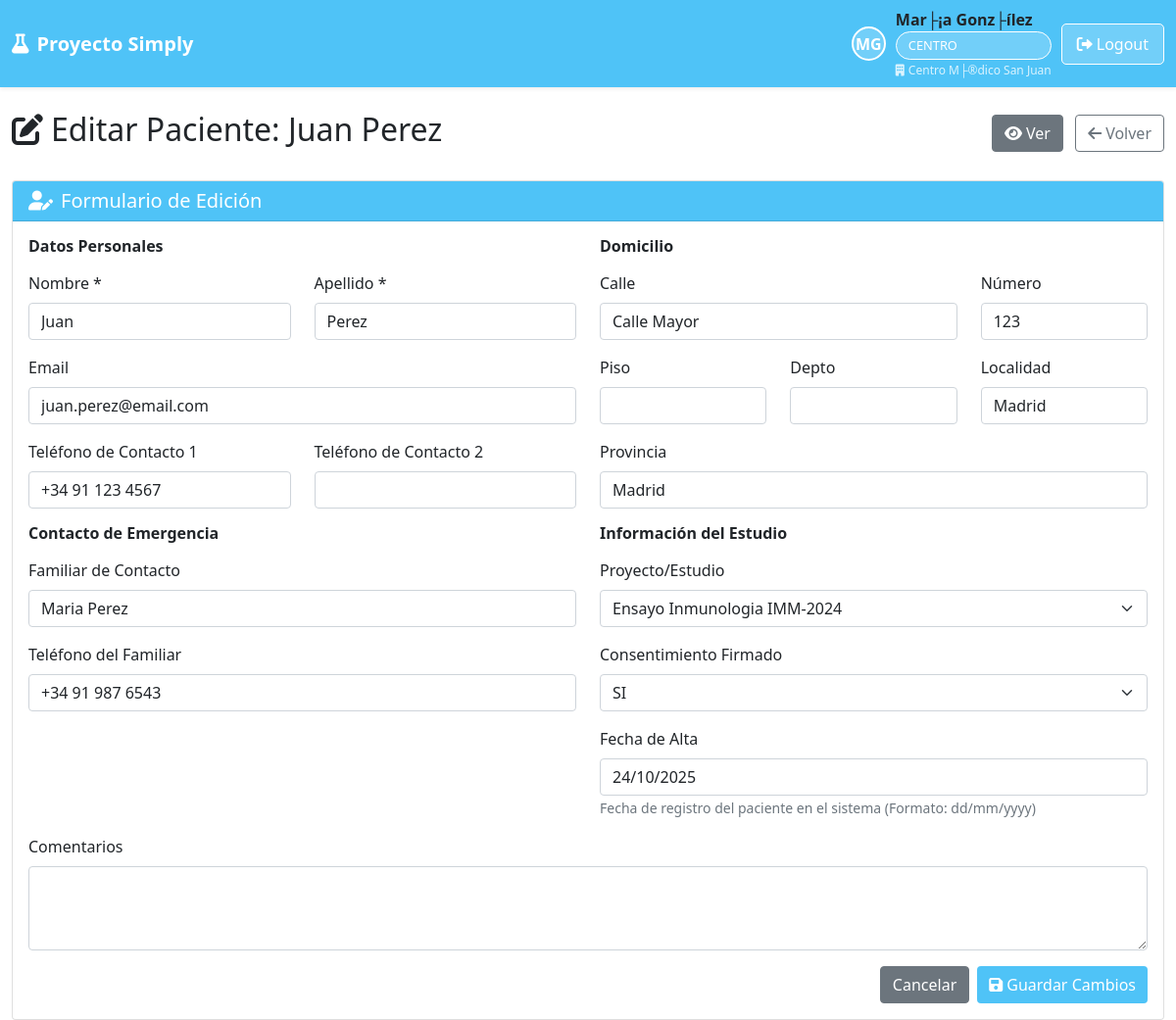
The app's page /site_centro/editar_paciente.php?id=1 (signed in) with its own data.
### tables this page shows
CREATE TABLE IF NOT EXISTS `pacientes` (
  `id` int(11) NOT NULL AUTO_INCREMENT,
  `nombre` varchar(100) NOT NULL,
  `apellido` varchar(100) NOT NULL,
  `email` varchar(255) DEFAULT NULL,
  `telefono1` varchar(50) DEFAULT NULL,
  `telefono2` varchar(50) DEFAULT NULL,
  `domicilio_calle` varchar(255) DEFAULT NULL,
  `domicilio_numero` varchar(20) DEFAULT NULL,
  `domicilio_piso` varchar(20) DEFAULT NULL,
  `domicilio_depto` varchar(20) DEFAULT NULL,
  `domicilio_localidad` varchar(100) DEFAULT NULL,
  `domicilio_provincia` varchar(100) DEFAULT NULL,
  `familiar_contacto` varchar(255) DEFAULT NULL,
  `telefono_familiar` varchar(50) DEFAULT NULL,
  `consentimiento_firmado` enum('NO','SI') DEFAULT 'NO',
  `comentarios` text DEFAULT NULL,
  `proyecto_id` int(11) DEFAULT NULL,
  `centro_id` int(11) DEFAULT NULL,
  `fecha_alta` timestamp NOT NULL DEFAULT current_timestamp(),
  `activo` tinyint(1) DEFAULT 1,
  PRIMARY KEY (`id`),
  KEY `proyecto_id` (`proyecto_id`),
  KEY `centro_id` (`centro_id`)
);

CREATE TABLE IF NOT EXISTS `proyectos` (
  `id` int(11) NOT NULL AUTO_INCREMENT,
  `nombre` varchar(255) NOT NULL,
  `patrocinante_id` int(11) NOT NULL,
  `descripcion` text DEFAULT NULL,
  `fecha_alta` timestamp NOT NULL DEFAULT current_timestamp(),
  `activo` tinyint(1) DEFAULT 1,
  PRIMARY KEY (`id`),
  KEY `patrocinante_id` (`patrocinante_id`)
);

### site_centro/editar_paciente.php (the view, shortened to what this page needs)
<?php
$auth = new Auth();
$auth->requireLogin();
$user = $auth->getUserInfo();
$database = new Database();
$db = $database->getConnection();
$paciente_id = $_GET['id'] ?? null;
$stmt = $db->prepare("
    SELECT p.*, pr.nombre as proyecto_nombre
    FROM pacientes p
    LEFT JOIN proyectos pr ON p.proyecto_id = pr.id
    WHERE p.id = ? AND p.centro_id = ? AND p.activo = 1
");
$stmt->execute([$paciente_id, $user['identidad']]);
$paciente = $stmt->fetch();
$stmt = $db->prepare("
    SELECT p.*
    FROM proyectos p
    INNER JOIN centros_proyectos cp ON p.id = cp.proyecto_id
    WHERE cp.centro_id = ? AND cp.activo = 1 AND p.activo = 1
    ORDER BY p.nombre
");
$stmt->execute([$user['identidad']]);
$proyectos = $stmt->fetchAll();
?>
<?php
include '../includes/header.php';
?>
<div class="row">
    <div class="col-12">
        <div class="d-flex justify-content-between align-items-center mb-4">
            <h2>
                <i class="fas fa-edit me-2"></i>Editar Paciente: <?php echo htmlspecialchars($paciente['nombre'] . ' ' . $paciente['apellido']); ?>
            </h2>
            <div>
                <a href="ver_paciente.php?id=<?php echo $paciente['id']; ?>" class="btn btn-secondary me-2">
                    <i class="fas fa-eye me-1"></i>Ver
                </a>
                <a href="pacientes.php" class="btn btn-outline-secondary">
                    <i class="fas fa-arrow-left me-1"></i>Volver
                </a>
            </div>
        </div>
    </div>
</div>
<div class="row">
    <div class="col-12">
        <div class="card">
            <div class="card-header" style="background: #4FC3F7; color: white;">
                <h5 class="mb-0">
                    <i class="fas fa-user-edit me-2"></i>Formulario de Edición
                </h5>
            </div>
            <div class="card-body">
                <form id="formPaciente" method="POST" action="guardar_edicion_paciente.php">
                    <div class="row">
                        <div class="col-md-6">
                            <h6 class="fw-bold mb-3">Datos Personales</h6>
                            <div class="row">
                                <div class="col-md-6">
                                    <div class="mb-3">
                                        <label for="nombre" class="form-label">Nombre *</label>
                                        <input type="text" class="form-control" id="nombre" name="nombre" value="<?php echo htmlspecialchars($paciente['nombre']); ?>" required>
                                    </div>
                                </div>
                                <div class="col-md-6">
                                    <div class="mb-3">
                                        <label for="apellido" class="form-label">Apellido *</label>
                                        <input type="text" class="form-control" id="apellido" name="apellido" value="<?php echo htmlspecialchars($paciente['apellido']); ?>" required>
                                    </div>
                                </div>
                            </div>
                            <div class="mb-3">
                                <label for="email" class="form-label">Email</label>
                                <input type="email" class="form-control" id="email" name="email" value="<?php echo htmlspecialchars($paciente['email']); ?>" onblur="validarEmail(this)">
                            </div>
                            <div class="row">
                                <div class="col-md-6">
                                    <div class="mb-3">
                                        <label for="telefono1" class="form-label">Teléfono de Contacto 1</label>
                                        <input type="tel" class="form-control" id="telefono1" name="telefono1" value="<?php echo htmlspecialchars($paciente['telefono1']); ?>">
                                    </div>
                                </div>
                                <div class="col-md-6">
                                    <div class="mb-3">
                                        <label for="telefono2" class="form-label">Teléfono de Contacto 2</label>
                                        <input type="tel" class="form-control" id="telefono2" name="telefono2" value="<?php echo htmlspecialchars($paciente['telefono2']); ?>">
                                    </div>
                                </div>
                            </div>
                        </div>
                        <div class="col-md-6">
                            <h6 class="fw-bold mb-3">Domicilio</h6>
                            <div class="row">
                                <div class="col-md-8">
                                    <div class="mb-3">
                                        <label for="domicilio_calle" class="form-label">Calle</label>
                                        <input type="text" class="form-control" id="domicilio_calle" name="domicilio_calle" value="<?php echo htmlspecialchars($paciente['domicilio_calle']); ?>">
                                    </div>
                                </div>
                                <div class="col-md-4">
                                    <div class="mb-3">
                                        <label for="domicilio_numero" class="form-label">Número</label>
                                        <input type="text" class="form-control" id="domicilio_numero" name="domicilio_numero" value="<?php echo htmlspecialchars($paciente['domicilio_numero']); ?>">
                                    </div>
                                </div>
                            </div>
                            <div class="row">
                                <div class="col-md-4">
                                    <div class="mb-3">
                                        <label for="domicilio_piso" class="form-label">Piso</label>
                                        <input type="text" class="form-control" id="domicilio_piso" name="domicilio_piso" value="<?php echo htmlspecialchars($paciente['domicilio_piso']); ?>">
                                    </div>
                                </div>
                                <div class="col-md-4">
                                    <div class="mb-3">
                                        <label for="domicilio_depto" class="form-label">Depto</label>
                                        <input type="text" class="form-control" id="domicilio_depto" name="domicilio_depto" value="<?php echo htmlspecialchars($paciente['domicilio_depto']); ?>">
                                    </div>
                                </div>
                                <div class="col-md-4">
                                    <div class="mb-3">
                                        <label for="domicilio_localidad" class="form-label">Localidad</label>
                                        <input type="text" class="form-control" id="domicilio_localidad" name="domicilio_localidad" value="<?php echo htmlspecialchars($paciente['domicilio_localidad']); ?>">
                                    </div>
                                </div>
                            </div>
                            <div class="mb-3">
                                <label for="domicilio_provincia" class="form-label">Provincia</label>
                                <input type="text" class="form-control" id="domicilio_provincia" name="domicilio_provincia" value="<?php echo htmlspecialchars($paciente['domicilio_provincia']); ?>">
                            </div>
                        </div>
                    </div>
                    <div class="row">
                        <div class="col-md-6">
                            <h6 class="fw-bold mb-3">Contacto de Emergencia</h6>
                            <div class="mb-3">
                                <label for="familiar_contacto" class="form-label">Familiar de Contacto</label>
                                <input type="text" class="form-control" id="familiar_contacto" name="familiar_contacto" value="<?php echo htmlspecialchars($paciente['familiar_contacto']); ?>">
                            </div>
                            <div class="mb-3">
                                <label for="telefono_familiar" class="form-label">Teléfono del Familiar</label>
                                <input type="tel" class="form-control" id="telefono_familiar" name="telefono_familiar" value="<?php echo htmlspecialchars($paciente['telefono_familiar']); ?>">
                            </div>
                        </div>
                        <div class="col-md-6">
                            <h6 class="fw-bold mb-3">Información del Estudio</h6>
                            <div class="mb-3">
                                <label for="proyecto_id" class="form-label">Proyecto/Estudio</label>
                                <?php if (empty($proyectos)): ?>
                                    <div class="alert alert-warning">
                                        <i class="fas fa-exclamation-triangle me-2"></i>
                                        No hay proyectos asociados a este centro. Contacte al administrador para asociar proyectos.
                                    </div>
                                    <input type="hidden" name="proyecto_id" value="<?php echo $paciente['proyecto_id']; ?>">
                                <?php else: ?>
                                    <select class="form-select" id="proyecto_id" name="proyecto_id">
                                        <?php foreach ($proyectos as $proyecto): ?>
                                            <option value="<?php echo $proyecto['id']; ?>" <?php echo ($proyecto['id'] == $paciente['proyecto_id']) ? 'selected' : ''; ?>>
                                                <?php echo htmlspecialchars($proyecto['nombre']); ?>
                                            </option>
                                        <?php endforeach; ?>
                                    </select>
                                <?php endif; ?>
                            </div>
                            <div class="mb-3">
                                <label for="consentimiento_firmado" class="form-label">Consentimiento Firmado</label>
                                <select class="form-select" id="consentimiento_firmado" name="consentimiento_firmado">
                                    <option value="SI" <?php echo ($paciente['consentimiento_firmado'] == 'SI') ? 'selected' : ''; ?>>SI</option>
                                </select>
                            </div>
                            <div class="mb-3">
                                <label for="fecha_alta" class="form-label">Fecha de Alta</label>
                                <input type="text" class="form-control" id="fecha_alta" name="fecha_alta" placeholder="dd/mm/yyyy" pattern="\d{2}/\d{2}/\d{4}" value="<?php echo date('d/m/Y', strtotime($paciente['fecha_alta'])); ?>">
                                <small class="form-text text-muted">Fecha de registro del paciente en el sistema (Formato: dd/mm/yyyy)</small>
                            </div>
                        </div>
                    </div>
                    <div class="mb-3">
                        <label for="comentarios" class="form-label">Comentarios</label>
                        <textarea class="form-control" id="comentarios" name="comentarios" rows="3"><?php echo htmlspecialchars($paciente['comentarios']); ?></textarea>
                    </div>
                    <div class="d-flex justify-content-end">
                        <a href="ver_paciente.php?id=<?php echo $paciente['id']; ?>" class="btn btn-secondary me-2">Cancelar</a>
                        <button type="submit" class="btn" style="background: #4FC3F7; color: white; border: none;">
                            <i class="fas fa-save me-1"></i>Guardar Cambios
                        </button>
                    </div>
                </form>
            </div>
        </div>
    </div>
</div>
<?php include '../includes/footer.php'; ?>

### records on screen
pacientes: nombre+apellido "Juan Perez", nombre "Juan", apellido "Perez", email "juan.perez@email.com", telefono1 "+34 91 123 4567", domicilio_calle "Calle Mayor", domicilio_numero "123", domicilio_localidad "Madrid", domicilio_provincia "Madrid", familiar_contacto "Maria Perez", telefono_familiar "+34 91 987 6543", proyecto_id "Ensayo Inmunologia IMM-2024", consentimiento_firmado "SI", fecha_alta "24/10/2025"

### other values on screen
substr($user['nombre'], 0, 1) . substr($user['apellido'], 0, 1) "MG"
$user['nombre'] . ' ' . $user['apellido'] "Mar├¡a Gonz├ílez"
$user['rol'] "CENTRO"
$user['entidad_nombre'] "Centro M├®dico San Juan"
